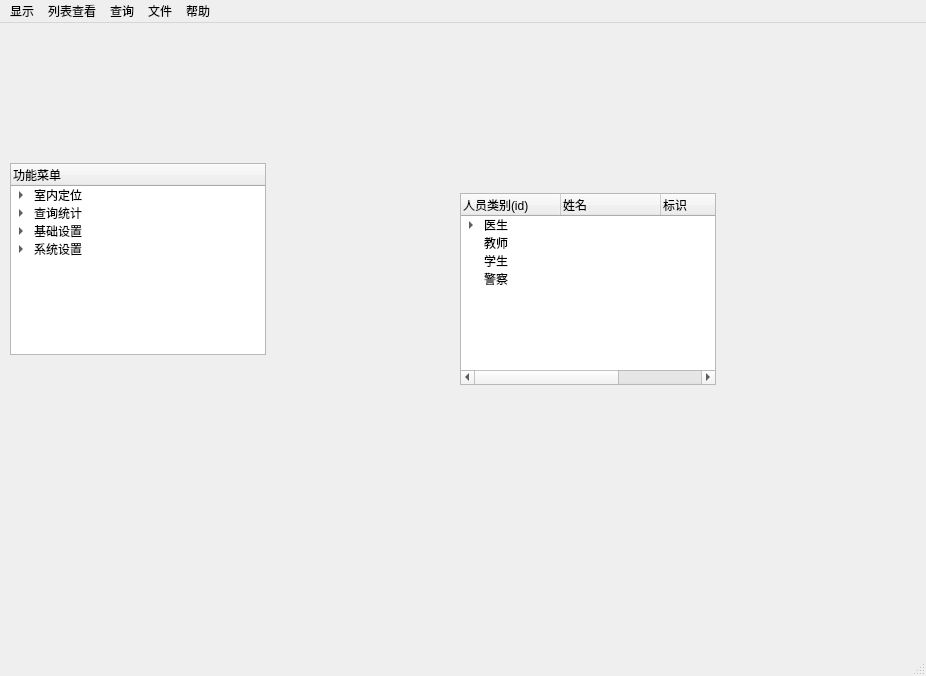
<?xml version="1.0" encoding="UTF-8"?>
<ui version="4.0">
 <class>MainWindow</class>
 <widget class="QMainWindow" name="MainWindow">
  <property name="geometry">
   <rect>
    <x>0</x>
    <y>0</y>
    <width>926</width>
    <height>676</height>
   </rect>
  </property>
  <property name="windowTitle">
   <string>MainWindow</string>
  </property>
  <property name="styleSheet">
   <string notr="true"/>
  </property>
  <widget class="QWidget" name="centralwidget">
   <widget class="QTreeWidget" name="treeWidget_menu">
    <property name="geometry">
     <rect>
      <x>10</x>
      <y>140</y>
      <width>256</width>
      <height>192</height>
     </rect>
    </property>
    <property name="styleSheet">
     <string notr="true"/>
    </property>
    <column>
     <property name="text">
      <string>功能菜单</string>
     </property>
    </column>
    <item>
     <property name="text">
      <string>室内定位</string>
     </property>
     <item>
      <property name="text">
       <string>实时定位</string>
      </property>
     </item>
     <item>
      <property name="text">
       <string>定位参数</string>
      </property>
     </item>
    </item>
    <item>
     <property name="text">
      <string>查询统计</string>
     </property>
     <item>
      <property name="text">
       <string>定位查询</string>
      </property>
     </item>
     <item>
      <property name="text">
       <string>考勤记录</string>
      </property>
     </item>
     <item>
      <property name="text">
       <string>报警记录</string>
      </property>
     </item>
    </item>
    <item>
     <property name="text">
      <string>基础设置</string>
     </property>
     <item>
      <property name="text">
       <string>部门管理</string>
      </property>
     </item>
     <item>
      <property name="text">
       <string>岗位管理</string>
      </property>
     </item>
     <item>
      <property name="text">
       <string>车辆类型</string>
      </property>
     </item>
     <item>
      <property name="text">
       <string>人员管理</string>
      </property>
     </item>
     <item>
      <property name="text">
       <string>基站管理</string>
      </property>
     </item>
    </item>
    <item>
     <property name="text">
      <string>系统设置</string>
     </property>
     <item>
      <property name="text">
       <string>用户管理</string>
      </property>
     </item>
    </item>
   </widget>
   <widget class="QTreeWidget" name="treeWidget_group">
    <property name="geometry">
     <rect>
      <x>460</x>
      <y>170</y>
      <width>256</width>
      <height>192</height>
     </rect>
    </property>
    <property name="styleSheet">
     <string notr="true"/>
    </property>
    <column>
     <property name="text">
      <string>人员类别(id)</string>
     </property>
    </column>
    <column>
     <property name="text">
      <string>姓名</string>
     </property>
    </column>
    <column>
     <property name="text">
      <string>标识</string>
     </property>
    </column>
    <column>
     <property name="text">
      <string>坐标</string>
     </property>
    </column>
    <item>
     <property name="text">
      <string>医生</string>
     </property>
     <property name="text">
      <string/>
     </property>
     <property name="text">
      <string/>
     </property>
     <property name="text">
      <string/>
     </property>
     <item>
      <property name="text">
       <string>10001</string>
      </property>
      <property name="text">
       <string>火麟飞</string>
      </property>
      <property name="text">
       <string>红色</string>
      </property>
      <property name="text">
       <string>(103,340)</string>
      </property>
     </item>
    </item>
    <item>
     <property name="text">
      <string>教师</string>
     </property>
     <property name="text">
      <string/>
     </property>
     <property name="text">
      <string/>
     </property>
     <property name="text">
      <string/>
     </property>
    </item>
    <item>
     <property name="text">
      <string>学生</string>
     </property>
     <property name="text">
      <string/>
     </property>
     <property name="text">
      <string/>
     </property>
     <property name="text">
      <string/>
     </property>
    </item>
    <item>
     <property name="text">
      <string>警察</string>
     </property>
     <property name="text">
      <string/>
     </property>
     <property name="text">
      <string/>
     </property>
     <property name="text">
      <string/>
     </property>
    </item>
   </widget>
  </widget>
  <widget class="QMenuBar" name="menubar">
   <property name="geometry">
    <rect>
     <x>0</x>
     <y>0</y>
     <width>926</width>
     <height>26</height>
    </rect>
   </property>
   <widget class="QMenu" name="menufile">
    <property name="title">
     <string>显示</string>
    </property>
    <addaction name="action_grid"/>
    <addaction name="action"/>
    <addaction name="action_2"/>
    <addaction name="action_pause"/>
    <addaction name="action_4"/>
    <addaction name="action_5"/>
   </widget>
   <widget class="QMenu" name="menu">
    <property name="title">
     <string>列表查看</string>
    </property>
    <addaction name="action_6"/>
    <addaction name="action_7"/>
    <addaction name="action_8"/>
    <addaction name="action_9"/>
    <addaction name="action_10"/>
   </widget>
   <widget class="QMenu" name="menu_2">
    <property name="title">
     <string>查询</string>
    </property>
    <widget class="QMenu" name="menu_5">
     <property name="title">
      <string>倍速</string>
     </property>
     <addaction name="action1_0x"/>
     <addaction name="action1_5x"/>
     <addaction name="action1_0x_2"/>
     <addaction name="action1_25x"/>
     <addaction name="action1_5x_2"/>
     <addaction name="action2_0x"/>
    </widget>
    <addaction name="action_id"/>
    <addaction name="action_locusplay"/>
    <addaction name="action_pause_2"/>
    <addaction name="menu_5"/>
    <addaction name="action_bujin"/>
    <addaction name="action_15"/>
    <addaction name="action_16"/>
    <addaction name="action_17"/>
    <addaction name="action_18"/>
    <addaction name="action_19"/>
   </widget>
   <widget class="QMenu" name="menu_3">
    <property name="title">
     <string>文件</string>
    </property>
    <widget class="QMenu" name="menu_4">
     <property name="title">
      <string>另存为</string>
     </property>
     <addaction name="action_22"/>
     <addaction name="action_23"/>
     <addaction name="action_26"/>
     <addaction name="action_27"/>
    </widget>
    <addaction name="action_20"/>
    <addaction name="menu_4"/>
    <addaction name="action_24"/>
    <addaction name="action_25"/>
   </widget>
   <widget class="QMenu" name="menu_6">
    <property name="title">
     <string>帮助</string>
    </property>
    <addaction name="action_3"/>
    <addaction name="action_11"/>
    <addaction name="action_12"/>
    <addaction name="action_13"/>
   </widget>
   <addaction name="menufile"/>
   <addaction name="menu"/>
   <addaction name="menu_2"/>
   <addaction name="menu_3"/>
   <addaction name="menu_6"/>
  </widget>
  <widget class="QStatusBar" name="statusbar"/>
  <action name="action_grid">
   <property name="text">
    <string>网格化</string>
   </property>
  </action>
  <action name="action">
   <property name="text">
    <string>存储</string>
   </property>
   <property name="visible">
    <bool>true</bool>
   </property>
  </action>
  <action name="action_2">
   <property name="text">
    <string>更改比例</string>
   </property>
  </action>
  <action name="action_pause">
   <property name="text">
    <string>暂停</string>
   </property>
  </action>
  <action name="action_4">
   <property name="text">
    <string>待设置</string>
   </property>
  </action>
  <action name="action_5">
   <property name="text">
    <string>待设置</string>
   </property>
  </action>
  <action name="action_6">
   <property name="text">
    <string>查看某一类别</string>
   </property>
  </action>
  <action name="action_7">
   <property name="text">
    <string>查看某一个人</string>
   </property>
  </action>
  <action name="action_8">
   <property name="text">
    <string>标签查看</string>
   </property>
  </action>
  <action name="action_9">
   <property name="text">
    <string>待设置</string>
   </property>
  </action>
  <action name="action_10">
   <property name="text">
    <string>待设置</string>
   </property>
  </action>
  <action name="action_id">
   <property name="text">
    <string>特定id</string>
   </property>
  </action>
  <action name="action_locusplay">
   <property name="text">
    <string>轨迹播放</string>
   </property>
  </action>
  <action name="action_pause_2">
   <property name="text">
    <string>暂停</string>
   </property>
  </action>
  <action name="action_bujin">
   <property name="text">
    <string>步进</string>
   </property>
  </action>
  <action name="action_15">
   <property name="text">
    <string>特定时刻所有标签的位置示</string>
   </property>
  </action>
  <action name="action_16">
   <property name="text">
    <string>某一时刻统计距离</string>
   </property>
  </action>
  <action name="action_17">
   <property name="text">
    <string>某一个时刻统计列表</string>
   </property>
  </action>
  <action name="action_18">
   <property name="text">
    <string>待设置</string>
   </property>
  </action>
  <action name="action_19">
   <property name="text">
    <string>待设置</string>
   </property>
  </action>
  <action name="action_20">
   <property name="text">
    <string>打开</string>
   </property>
  </action>
  <action name="action_22">
   <property name="text">
    <string>根据时间段导出</string>
   </property>
  </action>
  <action name="action_23">
   <property name="text">
    <string>根据类别段导出</string>
   </property>
  </action>
  <action name="action_24">
   <property name="text">
    <string>待设置</string>
   </property>
  </action>
  <action name="action_25">
   <property name="text">
    <string>待设置</string>
   </property>
  </action>
  <action name="action_26">
   <property name="text">
    <string>待设置</string>
   </property>
  </action>
  <action name="action_27">
   <property name="text">
    <string>待设置</string>
   </property>
  </action>
  <action name="action1_0x">
   <property name="text">
    <string>0.5x</string>
   </property>
  </action>
  <action name="action1_5x">
   <property name="text">
    <string>0.75x</string>
   </property>
  </action>
  <action name="action1_0x_2">
   <property name="text">
    <string>1.0x</string>
   </property>
  </action>
  <action name="action1_25x">
   <property name="text">
    <string>1.25x</string>
   </property>
  </action>
  <action name="action1_5x_2">
   <property name="text">
    <string>1.5x</string>
   </property>
  </action>
  <action name="action2_0x">
   <property name="text">
    <string>2.0x</string>
   </property>
  </action>
  <action name="action_3">
   <property name="text">
    <string>使用说明</string>
   </property>
  </action>
  <action name="action_11">
   <property name="text">
    <string>更改主题</string>
   </property>
  </action>
  <action name="action_12">
   <property name="text">
    <string>待设置</string>
   </property>
  </action>
  <action name="action_13">
   <property name="text">
    <string>待设置</string>
   </property>
  </action>
 </widget>
 <resources/>
 <connections/>
</ui>
